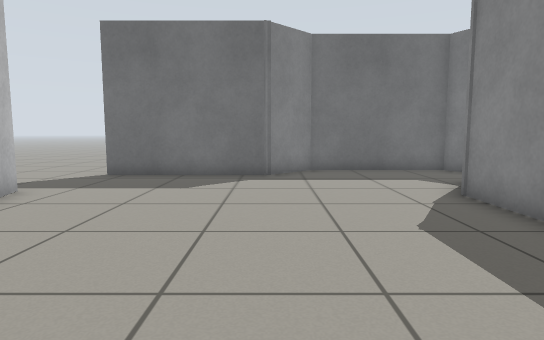
[1] (above)

13 first-person views from a walk through a robot-simulator world made for Gazebo. The camera is 0.71 m above the floor, tilts 6° down and sees 75° across. The floor is counted in squares, 0.5 m on a side. Each view is taken from the middle of a square. On the plan, view 1 faces up. The plan holds only what a view shows up to about 15 squares ahead; the rest is blank.

[2]
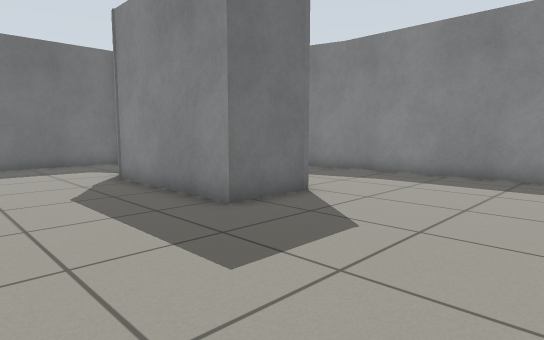

[3]
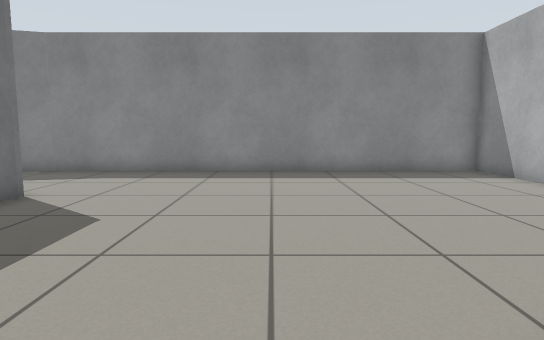

[4]
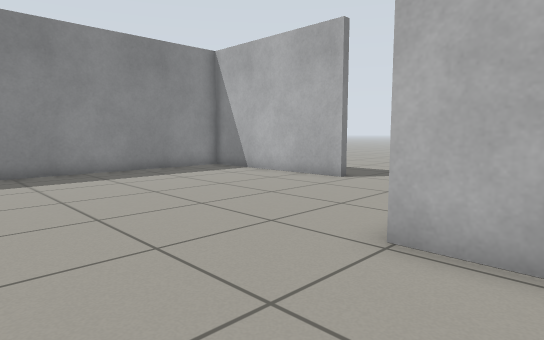

[5]
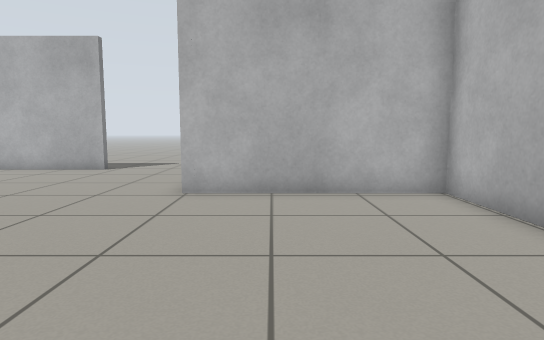

[6]
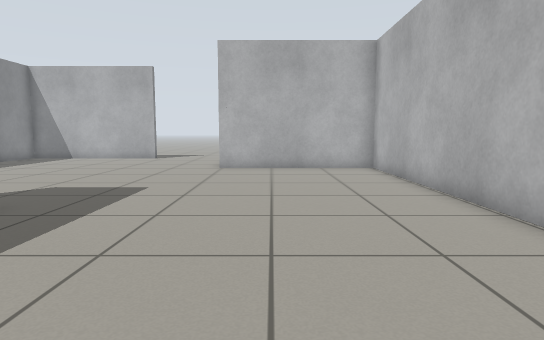

[7]
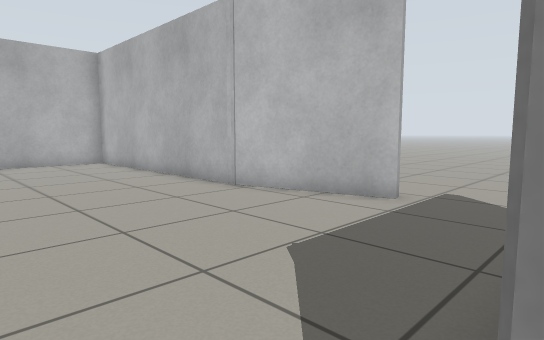

[8]
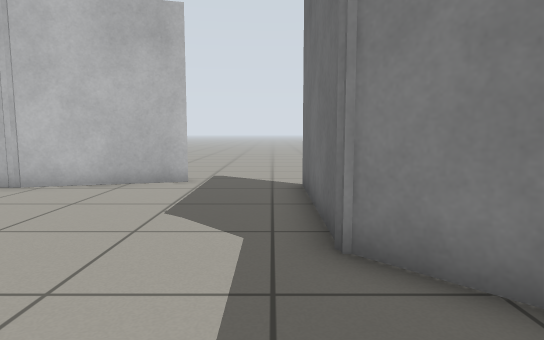

[9]
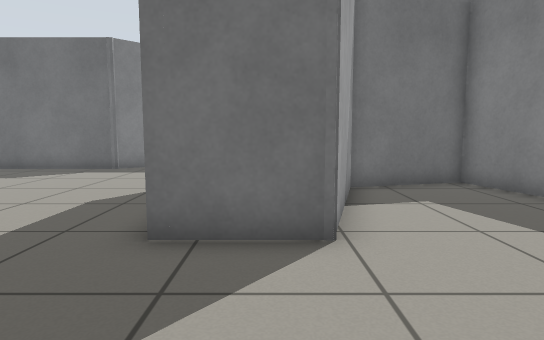

[10]
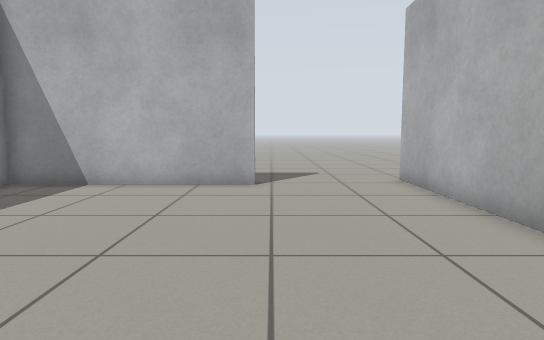

[11]
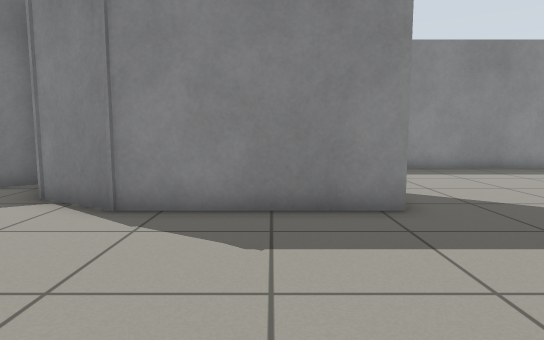

[12]
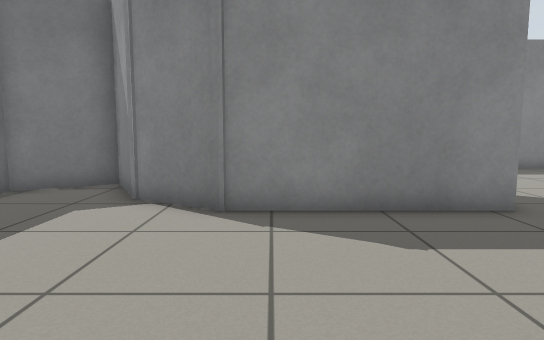

[13]
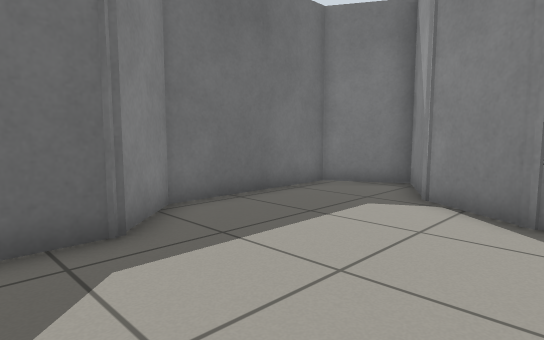

### Floor plan
Points are (right, up) in squares from view 1. A wall is a line through its corners. A room is listed if a view was taken in it or the views show most of it. See-through windows are left out.
Room 1 (views 1, 2, 3, 4, 5, 6, 7, 8, 9, 10, 11, 12, 13)
walls: (1.1, -5.9) (1.1, -11.8); (-5.1, 4.5) (-5.1, -5.2) (1.1, -5.2); (12.2, 5) (11.4, 8) (8, 7.1) (6.8, 2.6) (4.4, 2.6) (4.4, 8) (5.5, 9.9) (7.7, 11.2) (6.5, 13.4) (1.4, 13.4) (-0.1, 11.8) (-5.6, 11.8); (5.4, -10.6) (12.2, -10.6) (12.2, 5.1); (-6.6, 8.5) (-6.2, 8.6) (-5, 4.1)
ways out: opening at (-7.5, 8.5); opening at (-7, 12); opening at (3.5, -11)

Where each view was taken, in squares from view 1:
view 1: 0 up, 0 right, facing up
view 2: 3 down, 0 right, facing up-right
view 3: 3 down, 1 left, facing right
view 4: 1 down, 1 left, facing down-right
view 5: 3 up, 1 left, facing down
view 6: 9 up, 1 left, facing down
view 7: 12 up, 1 right, facing down-left
view 8: 11 up, 4 right, facing left
view 9: 2 down, 6 right, facing up
view 10: 1 down, 5 right, facing down
view 11: 5 up, 2 left, facing right
view 12: 7 up, 2 left, facing right
view 13: 7 up, 2 left, facing up-right
